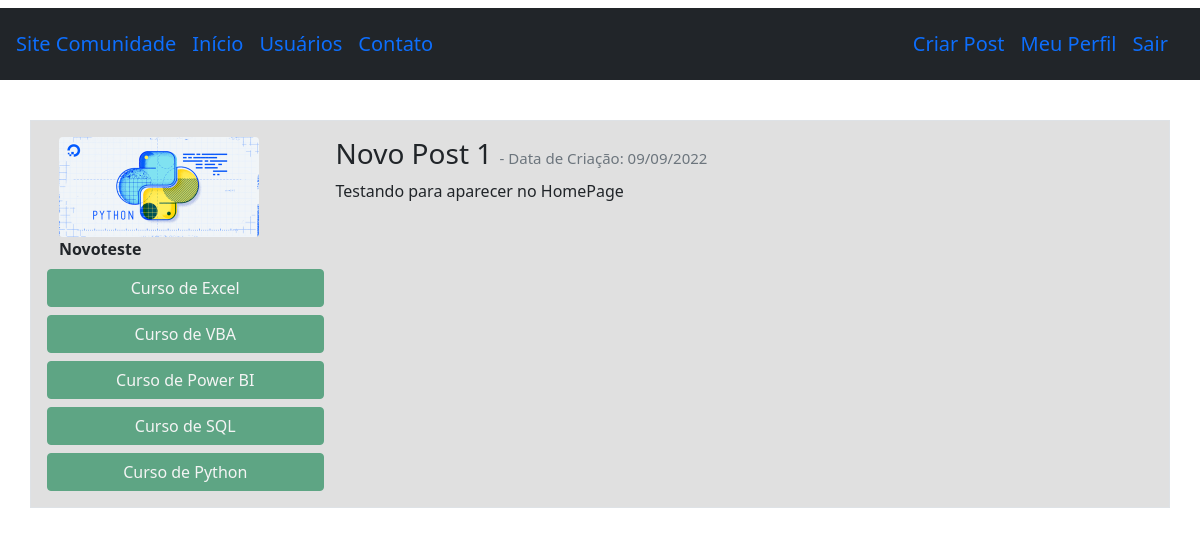
The page /post/2 (signed in) on the database its author committed.
### comunidade_teste/models.py (models this page shows, shortened)
class Usuario(database.Model, UserMixin):
    id = database.Column(database.Integer, primary_key=True)
    username = database.Column(database.String, nullable=False)
    email = database.Column(database.String, nullable=False, unique=True)
    senha = database.Column(database.String, nullable=False)
    foto_perfil = database.Column(database.String, default='default.jpg')
    posts = database.relationship('Post', backref='autor', lazy=True, passive_deletes=True)
    cursos = database.Column(database.String, nullable=False, default='Não Informado')

class Post(database.Model):
    id = database.Column(database.Integer, primary_key=True)
    titulo = database.Column(database.String, nullable=False)
    corpo = database.Column(database.Text, nullable=False)
    data_criacao = database.Column(database.DateTime, nullable=False, default=datetime.utcnow)
    id_usuario = database.Column(database.Integer, database.ForeignKey('usuario.id', ondelete='CASCADE'), nullable=False)

### comunidade_teste/routes.py (the view)
@app.route('/post/<post_id>', methods=['GET', 'POST'])
@login_required
def exibir_post(post_id):
    post = Post.query.get(post_id)
    if current_user == post.autor:
        form = FormCriarPost()
        if request.method == 'GET':
            form.titulo.data = post.titulo
            form.corpo.data = post.corpo
        elif form.validate_on_submit():
            post.titulo = form.titulo.data
            post.corpo = form.corpo.data
            database.session.commit()
            flash('Post Atualizado com Sucesso', 'alert-success')
            return redirect(url_for('home'))
    else:
        form = None
    return render_template('post.html', post=post, form=form)

### comunidade_teste/models.py (called while the page is built)
@login_manager.user_loader
def load_usuario(id_usuario):
    return Usuario.query.get(int(id_usuario))

### comunidade_teste/templates/post.html (shortened to what this page needs)
{% extends 'base.html' %}
{% block body %}
        <div class="container mt-3">
            <div class="row border mt-4 p-3 meupost">
                <div class="col col-3">
                    <div class="image pe-2"> <img src="{{ url_for('static', filename='fotos_perfil/{}'.format(post.autor.foto_perfil)) }}" class="rounded" width="200"> </div>
                    <strong>{{ post.autor.username }}</strong>
                    <div class="row justify-content-center">
                            {% for curso in post.autor.cursos.split(';') %}
                                <button type="button" class="btn btn-success mt-2" disabled>{{ curso }}</button>
                            {% endfor %}
                    </div>
                </div>
                <div class="col col-9">
                    <h3>{{ post.titulo }}
                    <small class="text-muted" style="font-size: 15px"> - Data de Criação: {{ post.data_criacao.strftime('%d/%m/%Y') }}
                    </small>
                    </h3>
                    <p>{{ post.corpo }}</p>
                </div>
            </div>
        </div>
{% endblock %}

### comunidade_teste/templates/base.html (shortened to what this page needs)
<!DOCTYPE html>
<html lang="pt-br">
<head>
    <link href="https://cdn.jsdelivr.net/npm/bootstrap@5.0.0-beta1/dist/css/bootstrap.min.css" rel="stylesheet">
    <link rel="stylesheet" type="text/css" href="{{ url_for('static', filename='main.css') }}">
</head>
<body>
    {% include 'navbar.html' %}
    {% block body %}
    {% endblock %}
</body>
</html>

### comunidade_teste/templates/navbar.html (shortened to what this page needs)
<nav class="navbar navbar-expand-lg navbar-black">
  <div class="container-fluid p-3 mb-2 bg-dark text-white">
    <a class="navbar-brand" href="{{ url_for('home') }}">Site Comunidade</a>
    <div class="collapse navbar-collapse" id="navbarSupportedContent">
      <ul class="navbar-nav me-auto mb-2 mb-lg-0">
        <li class="nav-item">
          <a class="navbar-brand" aria-current="page" href="{{ url_for('home') }}">Início</a>
        </li>
        <li class="nav-item">
          <a class="navbar-brand" href="{{ url_for('usuarios') }}">Usuários</a>
        </li>
        <li class="nav-item">
          <a class="navbar-brand" href="{{ url_for('contato') }}">Contato</a>
        </li>
      </ul>
      <ul class="d-flex navbar-nav">
        {% if current_user.is_authenticated %}
            <li class="nav-item">
              <a class="navbar-brand" href="{{ url_for('criar_post') }}">Criar Post</a>
            </li>
            <li class="nav-item">
              <a class="navbar-brand" href="{{ url_for('perfil') }}">Meu Perfil</a>
            </li>
            <li class="nav-item">
              <a class="navbar-brand" href="{{ url_for('sair') }}">Sair</a>
            </li>
        {% endif %}
      </ul>
    </div>
  </div>
</nav>

### comunidade_teste/static/main.css (style rules this page uses)
.meupost { background: #d8d8d8c8 !important; }

### rows shown on the page
Usuario: foto_perfil (picture), autor.username "Novoteste"
Post: titulo "Novo Post 1", data_criacao "09/09/2022", corpo "Testando para aparecer no HomePage"

### other values the page prints
{{ curso }} "Curso de Excel" "Curso de VBA" "Curso de Power BI" "Curso de SQL" "Curso de Python"
